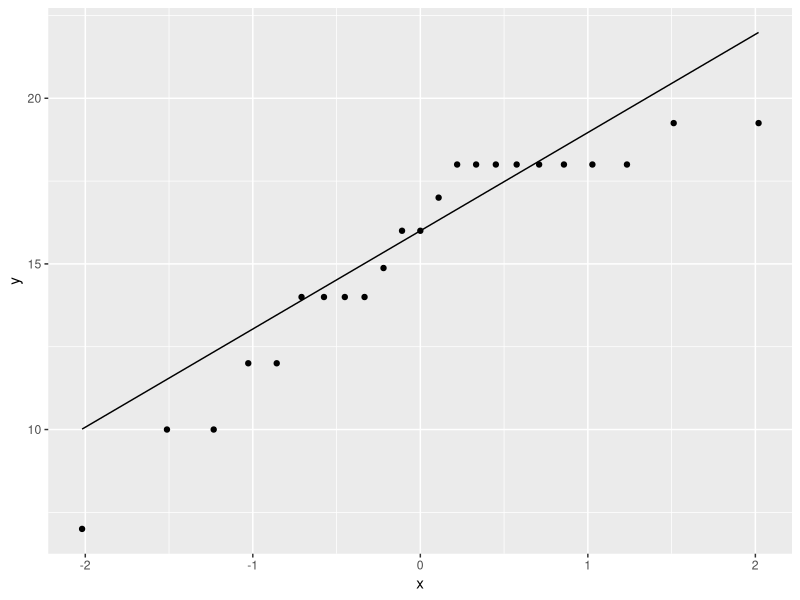
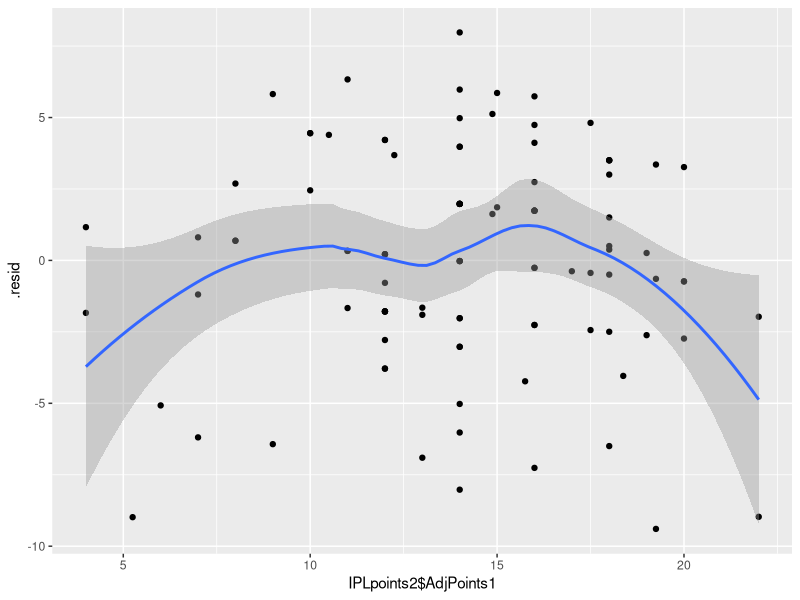

Reproduce these figures in R, in order.
## ---- chunk 1
knitr::opts_chunk$set(echo = TRUE)
## ---- chunk 2
IPLpoints <- read.csv("IPLpoints.csv")
IPLpoints2 <- read.csv("IPLpoints2.csv")
names(IPLpoints)[1]<-'Year'
IPL14 <- subset(IPLpoints, Year %in% c(2008:2011, 2014:2021))
p.win<-676/1372
## ---- chunk 3
expected<-98 * dbinom(0:14, 14, p.win)

actual_expected<-c(sum(expected[1:5]))
actual_expected<-c(actual_expected,expected[6:10])
actual_expected<-c(actual_expected,sum(expected[11:15]))
cat("Expected wins for each category:",actual_expected)
cat("\nVerifying if the Sum of all wins is 98:",sum(actual_expected))
## ---- chunk 4
possiblewins<-c(0,1,2,3,4,5,6,7,8,9,10,11,12,13,14)
observed<-c()
for (w in possiblewins){
  observed<-c(observed,sum(IPL14$Wins == w))
  #cat("\n Observed wins if total wins is ",w,":",sum(IPL14$Wins == w))
}
actual_observed<-c(sum(observed[1:5]))
actual_observed<-c(actual_observed,observed[6:10])
actual_observed<-c(actual_observed,sum(observed[11:15]))
cat("Observed wins for each category:",actual_observed)
## ---- chunk 5
actual_observed
X2 <- sum((actual_observed - actual_expected)^2 / actual_expected)
cat("Pearson's Chi Squared statistic:", X2)
cat("P-Value:",1 - pchisq(X2, df=6))
## ---- chunk 6
library(ggplot2)
temp=IPLpoints[IPLpoints$NZCoach==1,]
temp
ggplot(temp, aes(sample = temp$AdjPoints)) + stat_qq() + stat_qq_line()
## ---- chunk 7
t.test(temp$AdjPoints,mu=14,alternative = "greater")
## ---- chunk 8
IPLBig10 <- subset(IPLpoints, Team %in% c("CSK", "DC", "KKR", "HDC", "MI",
"PBKS", "PWI", "RCB", "RR", "SRH"))
iplm<-lm(IPLBig10$AdjPoints~IPLBig10$Team)
anova(iplm)
## ---- chunk 9
IPL_pred <- lm(IPLpoints2$AdjPoints2~IPLpoints2$AdjPoints1)
summary(IPL_pred)
## ---- chunk 10
pred=0.11861*6 +12.3620
pred
## ---- chunk 11
library(broom)
lmdf <- augment(IPL_pred)
ggplot(lmdf, aes(IPLpoints2$AdjPoints1, .resid)) + geom_point() + geom_smooth()
